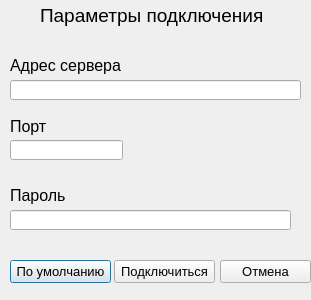
<?xml version="1.0" encoding="UTF-8"?>
<ui version="4.0">
 <class>Dialog2</class>
 <widget class="QDialog" name="Dialog2">
  <property name="geometry">
   <rect>
    <x>0</x>
    <y>0</y>
    <width>311</width>
    <height>300</height>
   </rect>
  </property>
  <property name="windowTitle">
   <string>Dialog</string>
  </property>
  <widget class="QLabel" name="label">
   <property name="geometry">
    <rect>
     <x>10</x>
     <y>55</y>
     <width>151</width>
     <height>21</height>
    </rect>
   </property>
   <property name="font">
    <font>
     <pointsize>12</pointsize>
    </font>
   </property>
   <property name="text">
    <string>Адрес сервера</string>
   </property>
  </widget>
  <widget class="QLabel" name="label_2">
   <property name="geometry">
    <rect>
     <x>10</x>
     <y>116</y>
     <width>47</width>
     <height>20</height>
    </rect>
   </property>
   <property name="font">
    <font>
     <pointsize>12</pointsize>
    </font>
   </property>
   <property name="text">
    <string>Порт</string>
   </property>
  </widget>
  <widget class="QLabel" name="label_3">
   <property name="geometry">
    <rect>
     <x>10</x>
     <y>185</y>
     <width>61</width>
     <height>21</height>
    </rect>
   </property>
   <property name="font">
    <font>
     <pointsize>12</pointsize>
    </font>
   </property>
   <property name="text">
    <string>Пароль</string>
   </property>
  </widget>
  <widget class="QLineEdit" name="addressLine">
   <property name="geometry">
    <rect>
     <x>10</x>
     <y>80</y>
     <width>291</width>
     <height>20</height>
    </rect>
   </property>
  </widget>
  <widget class="QLineEdit" name="portLine">
   <property name="geometry">
    <rect>
     <x>10</x>
     <y>140</y>
     <width>113</width>
     <height>20</height>
    </rect>
   </property>
  </widget>
  <widget class="QLineEdit" name="passwordLine">
   <property name="geometry">
    <rect>
     <x>10</x>
     <y>210</y>
     <width>281</width>
     <height>20</height>
    </rect>
   </property>
  </widget>
  <widget class="QPushButton" name="setdefPB">
   <property name="geometry">
    <rect>
     <x>10</x>
     <y>260</y>
     <width>101</width>
     <height>23</height>
    </rect>
   </property>
   <property name="font">
    <font>
     <pointsize>10</pointsize>
    </font>
   </property>
   <property name="text">
    <string>По умолчанию</string>
   </property>
  </widget>
  <widget class="QPushButton" name="connectPB">
   <property name="geometry">
    <rect>
     <x>114</x>
     <y>260</y>
     <width>101</width>
     <height>23</height>
    </rect>
   </property>
   <property name="font">
    <font>
     <pointsize>10</pointsize>
    </font>
   </property>
   <property name="text">
    <string>Подключиться</string>
   </property>
  </widget>
  <widget class="QPushButton" name="cancelPB">
   <property name="geometry">
    <rect>
     <x>220</x>
     <y>260</y>
     <width>91</width>
     <height>23</height>
    </rect>
   </property>
   <property name="font">
    <font>
     <pointsize>10</pointsize>
    </font>
   </property>
   <property name="text">
    <string>Отмена</string>
   </property>
  </widget>
  <widget class="QLabel" name="label_4">
   <property name="geometry">
    <rect>
     <x>40</x>
     <y>0</y>
     <width>231</width>
     <height>31</height>
    </rect>
   </property>
   <property name="font">
    <font>
     <pointsize>14</pointsize>
    </font>
   </property>
   <property name="text">
    <string>Параметры подключения</string>
   </property>
  </widget>
 </widget>
 <resources/>
 <connections/>
</ui>
